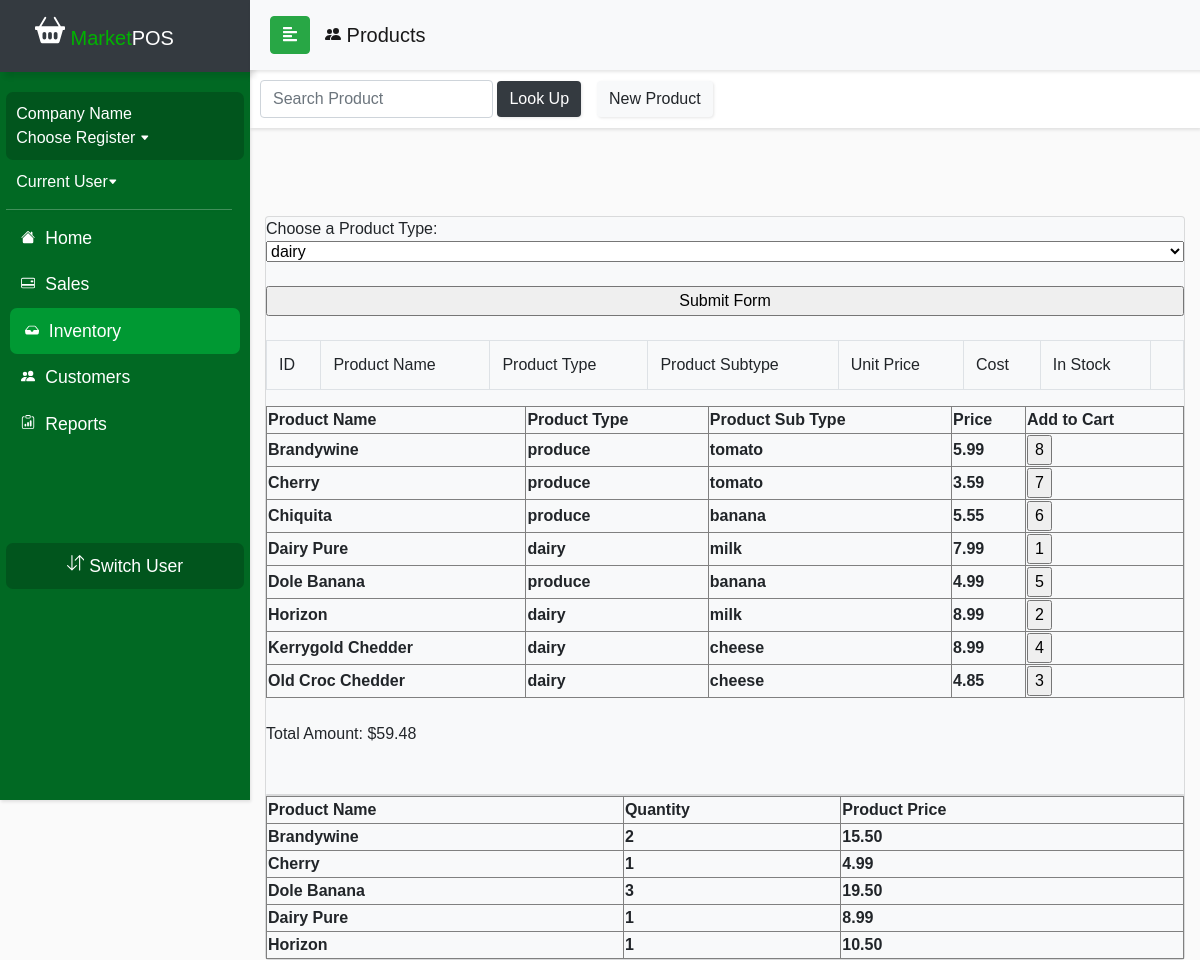
The app's page /currentDraft/productview.php with its own data.
### tables this page shows
CREATE TABLE `product_inventory` (
  `product_id` int(11) NOT NULL,
  `productName` varchar(50) NOT NULL,
  `productType` varchar(50) NOT NULL,
  `productSubType` varchar(50) NOT NULL,
  `unit_price` float NOT NULL,
  `cost` float NOT NULL,
  `in_stock` int(11) NOT NULL,
  `vendor_id` int(11) DEFAULT NULL,
  `OID` int(11) DEFAULT NULL
);

CREATE TABLE `cart_table` (
  `cart_id` int(11) NOT NULL,
  `sale_id` int(11) DEFAULT NULL,
  `qty` int(11) NOT NULL,
  `discount` varchar(50) NOT NULL,
  `cart_purchase` tinyint(1) DEFAULT NULL,
  `product_id` int(11) DEFAULT NULL
);

### currentDraft/productTypeWithTable.php (the view, shortened to what this page needs)
<?php
    include_once('config.php');
    if(isset($_GET['productSubType'])) {
        $query = "SELECT * FROM product_inventory WHERE productSubType = '".$_GET['productSubType']."' AND in_stock != 0 ORDER BY productName";
    }
    else if(isset($_GET['productType'])) {
        $query = "SELECT * FROM product_inventory WHERE productType = '".$_GET['productType']."' AND in_stock != 0 ORDER BY productName";
    } else
        $query = "SELECT * FROM product_inventory WHERE in_stock != 0 ORDER BY productName";
    $result = mysqli_query($conn, $query) or die("Execution Failed");
    $tableCode = "<table border='1' name='product'>";
    $tableCode .= "<tr> <th>Product Name</th> <th>Product Type</th> <th>Product Sub Type</th> <th>Price</th> <th>Add to Cart</th> </tr>";
    while($row = mysqli_fetch_assoc($result)) {
        $tableCode .= "<tr> <th>".$row['productName']."</th> <th>".$row['productType']."</th> <th>"
        .$row['productSubType']."</th><th>".$row['unit_price']."</th><th><input type='submit' name='addToCart' value=".$row['product_id']."
        ></th> </tr>";
    }
    $tableCode .= "</table>";
?>

### currentDraft/joinCart.php (shortened to what this page needs)
<br>
<?php
    include_once('config.php');
    $query = "SELECT product_inventory.productName, product_inventory.cost, cart_table.qty FROM product_inventory
              INNER JOIN cart_table ON product_inventory.product_id=cart_table.product_id";
    $result = mysqli_query($conn, $query) or die("Execution Failed");
    $cartCode = "<table border='1' name='product'>";
    $cartCode .= "<tr> <th>Product Name</th> <th>Quantity</th> <th>Product Price</th> </tr>";
    while($row = mysqli_fetch_assoc($result)) {
        $newCost = $row['qty'] * $row['cost'];
        $format = number_format($newCost, 2);
        $cartCode .= "<tr> <th>".$row['productName']."</th> <th>".$row['qty']."</th> <th>".$format."</th> </tr>";
    }
    echo($cartCode);
?>
<br>

### currentDraft/userStyle2.css (style rules this page uses)
body { font-family: 'Poppins', sans-serif; background: #fafafa; overflow-y: scroll; overflow-x: hidden; }

### records on screen
product_inventory: productName "Brandywine", productType "produce", productSubType "tomato", unit_price "5.99", addToCart "8"
product_inventory: productName "Cherry", productType "produce", productSubType "tomato", unit_price "3.59", addToCart "7"
product_inventory: productName "Chiquita", productType "produce", productSubType "banana", unit_price "5.55", addToCart "6"
product_inventory: productName "Dairy Pure", productType "dairy", productSubType "milk", unit_price "7.99", addToCart "1"
product_inventory: productName "Dole Banana", productType "produce", productSubType "banana", unit_price "4.99", addToCart "5"
product_inventory: productName "Horizon", productType "dairy", productSubType "milk", unit_price "8.99", addToCart "2"
product_inventory: productName "Kerrygold Chedder", productType "dairy", productSubType "cheese", unit_price "8.99", addToCart "4"
product_inventory: productName "Old Croc Chedder", productType "dairy", productSubType "cheese", unit_price "4.85", addToCart "3"
cart_table: product.productName "Brandywine", qty "2", qty.cost "15.50"
cart_table: product.productName "Cherry", qty "1", product.cost "4.99"
cart_table: product.productName "Dole Banana", qty "3", qty.cost "19.50"
cart_table: product.productName "Dairy Pure", qty "1", product.cost "8.99"
cart_table: product.productName "Horizon", qty "1", qty.cost "10.50"

### other values on screen
form field productType "dairy"
